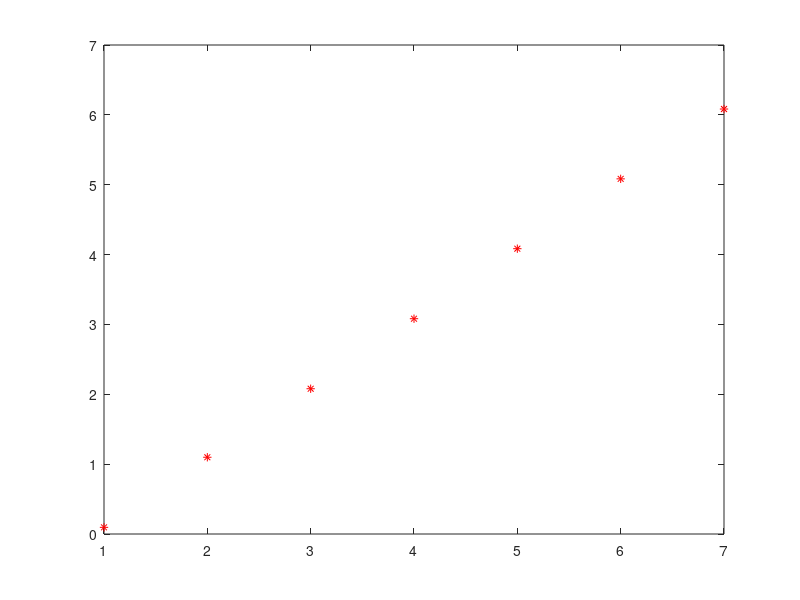

Write the MATLAB code that produced this figure.
%name,date
clear
clc

%define variables
x=[1 2 3 4 5 6 7];
y=[1.1 3 8 21.8 59.4 161.4 438.6];

%since no negatives, do not need to filter for zeroes or negatives

%get log(y)
ln_y=log(y)

plot(x,ln_y,'r*')

%find line of best fit
coeffs=polyfit(x,ln_y,1);
